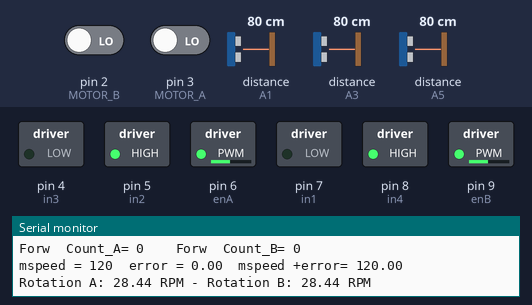
Bench run of a sketch on a simulated Arduino Uno, built with avr-gcc and run on an emulated ATmega328P. On the bench: switched loads named in the sketch (green lamp = pin HIGH), the last lines printed to the serial monitor. The test bench sets the inputs (shaded band); at power-on: pin 2 (MOTOR_B) LOW, pin 3 (MOTOR_A) LOW, distance to the obstacle (sensors on A3, A1, A5) 80 cm. The echo pulse lasts 58.3 µs per cm.

Above: at 2.2 s.
2.3 s: pin 2 (MOTOR_B) driven HIGH
At 2.46 s:
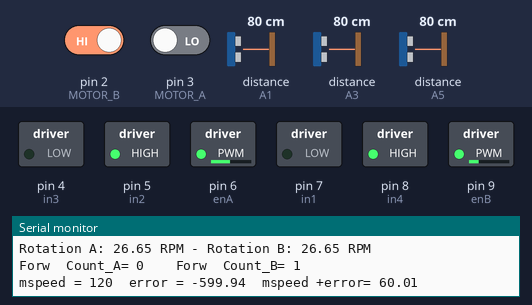
5.3 s: pin 3 (MOTOR_A) driven HIGH
At 5.48 s:
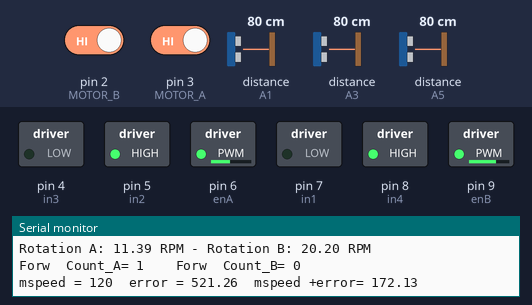
8.3 s: distance to the obstacle (sensor on A3) set to 23 cm
9.9 s: distance to the obstacle (sensor on A3) set to 19 cm
At 11.4 s:
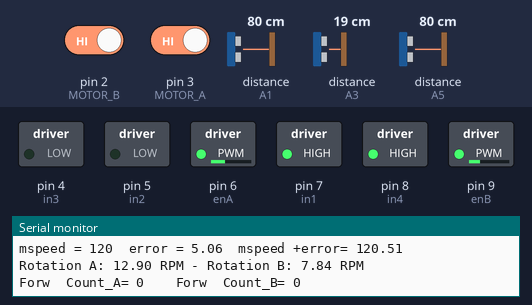
Timing chart, 0 to 12.9 s (numbered marks = the images above; inputs shaded):
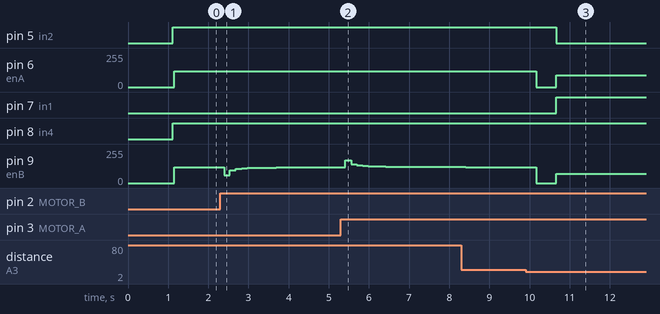

The sketch:

Robot_ultra_interupt_last_x_4.ino
```cpp
// Πρόγραμμα αυτόνομης κίνησης ρομπότ
#include <Servo.h>
#include <NewPing.h>
#include "TimerOne.h"
// Σύνδεση του LN298N με τα pin του Arduino
// Κινητήρας 1 - Motor Α (Δεξιός τροχός)
int enA = 6;
int in1 = 7;
int in2 = 5;
// Κινητήρας 2 – Motor B (Αριστερός τροχός)
int enB = 9;
int in3 = 4;
int in4 = 8;
//Ορισμός αντικειμένου κλασης Servo
Servo myservo;
int pin_out =1;
// Έλεγχος Αποστασιόμετρου
const int trigPinL = A0;
const int echoPinL = A1;
const int trigPinC = A2;
const int echoPinC = A3;
const int trigPinR = A4;
const int echoPinR = A5;
#define MaxDistance 2000
NewPing sonarL(trigPinL,echoPinL,MaxDistance);
NewPing sonarC(trigPinC,echoPinC,MaxDistance);
NewPing sonarR(trigPinR,echoPinR,MaxDistance);


long cm_dist_C;
long cm_dist_L;
long cm_dist_R;

// Constants for Interrupt Pins
// Change values if not using Arduino Uno

const byte MOTOR_B = 2;  // Motor 2 Interrupt Pin - INT 1 - Right Motor
const byte MOTOR_A = 3;  // Motor 1 Interrupt Pin - INT 0 - Left Motor

// Constant for steps in disk
const float stepcount = 20.00;  // 20 Slots in disk, change if different

// Constant for wheel diameter
const float wheeldiameter = 66.10; // Wheel diameter in millimeters, change if different

// Integers for pulse counters
volatile int counter_A = 0;
volatile int counter_B = 0;
volatile float time_a,time_b,time_a_old,time_b_old;
//volatile float error;
// Interrupt Service Routines

// Motor A pulse count ISR
void ISR_countA()
{
  counter_A++;// increment Motor A counter value counter_A = counter_A + 1
   time_a=millis();
}

// Motor B pulse count ISR
void ISR_countB()
{
  counter_B++;  // increment Motor B counter value
  time_b=millis();
}
// Function to convert from centimeters to steps
int CMtoSteps(float cm) {

  int result;  // Final calculation result
  float circumference = (wheeldiameter * 3.14) / 10; // Calculate wheel circumference in cm
  float cm_step = circumference / stepcount;  // CM per Step

  float f_result = cm / cm_step;  // Calculate result as a float
  result = (int) f_result; // Convert to an integer (note this is NOT rounded)

  return result;  // End and return result

}

// Function to Move Reverce
void MoveReverse(int steps, int mspeed)
{
   counter_A = 0;  //  reset counter A to zero
   counter_B = 0;  //  reset counter B to zero

   // Set Motor A forward
   digitalWrite(in1, HIGH);
   digitalWrite(in2, LOW);

   // Set Motor B forward
   digitalWrite(in3, HIGH);
   digitalWrite(in4, LOW);

   // Go Backwards orward until step value is reached
    while (steps > counter_A || steps > counter_B) {
   analogWrite(enA, mspeed*1.12);
   analogWrite(enB, mspeed*0.88);
    if (steps <= counter_A) {
    analogWrite(enA, 0);
    }

    if (steps <= counter_B) {
        analogWrite(enB, 0);
    }
    }

  // Stop when done
  analogWrite(enA, 0);
  analogWrite(enB, 0);
  Serial.print("Back  Count_A= ");
   Serial.print(counter_A);
   Serial.print("   Back  Count_B= ");
   Serial.print(counter_B);
   Serial.println();
  counter_A = 0;  //  reset counter A to zero
  counter_B = 0;  //  reset counter B to zero

}

// Function to Move in Forward
void MoveForward(int steps, int mspeed)
{
   counter_A = 0;  //  reset counter A to zero
   counter_B = 0;  //  reset counter B to zero
  float error=0;
  float rotationA;
  float rotationB;
   // Set Motor A reverse
  digitalWrite(in1, LOW);
  digitalWrite(in2, HIGH);

  // Set Motor B reverse
  digitalWrite(in3, LOW);
  digitalWrite(in4, HIGH);

   // Go in reverse until step value is reached
   delay(33);
   cm_dist_C=sonarC.ping_cm();
   analogWrite(enA, mspeed);
    analogWrite(enB, mspeed);
    delay(100);
   while ( cm_dist_C > 20||cm_dist_C == 0 ){
  /* analogWrite(enA, mspeed*1.12);// me idies taxythtew stribei aristera
   // gia na paei isia prepei o A na exei megaliteri timh apo to b
   //oso megalyteri h diafora stribei deksia
   analogWrite(enB, mspeed*.89);
   */
   time_a_old=time_a;
    time_b_old=time_b;
    delay(33);
   cm_dist_C=sonarC.ping_cm();

    rotationA = (1./(millis()-time_a_old)) * 60000.00;  // calculate RPM for Motor 1
    rotationB = (1./(millis()-time_b_old)) * 60000.00;  // calculate RPM for Motor 2
  error= rotationA-rotationB;

    analogWrite(enA, mspeed);
    analogWrite(enB, mspeed+error*.1);
    Serial.print("mspeed = ");
    Serial.print(mspeed);
    Serial.print("  error = ");
    Serial.print(error);
    Serial.print("  mspeed +error= ");
    Serial.print(mspeed+error*0.1);
    Serial.println();
    /*if (steps <= counter_A) {
    //analogWrite(enA, 0);
    time_a=millis();
    }

    if (steps <= counter_B) {
    //  analogWrite(enB, 0);
     time_b=millis();
    }*/


  Serial.print("Rotation A: ");
  Serial.print(rotationA);
  Serial.print(" RPM - ");
   Serial.print("Rotation B: ");

  Serial.print(rotationB);
  Serial.println(" RPM");
  // Stop when done

  //analogWrite(enA, 0);
 //analogWrite(enB, 0);
  Serial.print("Forw  Count_A= ");
   Serial.print(counter_A);
   Serial.print("    Forw  Count_B= ");
   Serial.print(counter_B);
   Serial.println();

 counter_A = 0;  //  reset counter A to zero ean ta exo frenarei kai paei diakekomena
  counter_B = 0;  //  reset counter B to zero
}


}

// Function to Spin Left
void SpinLeft(int steps, int mspeed)
{
   counter_A = 0;  //  reset counter A to zero
   counter_B = 0;  //  reset counter B to zero

   // Set Motor A reverse
  digitalWrite(in1, LOW);
  digitalWrite(in2, HIGH);

  // Set Motor B forward
  digitalWrite(in3, HIGH);
  digitalWrite(in4, LOW);

   // Go until step value is reached
   while (steps > counter_A || steps > counter_B) {
    analogWrite(enA, mspeed*1.12);
    analogWrite(enB, mspeed*0.88);
    if (steps <= counter_A) {
     analogWrite(enA, 0);
    }
    if (steps <= counter_B) {
    analogWrite(enB, 0);
    }
   }

  // Stop when done
  analogWrite(enA, 0);
  analogWrite(enB, 0);
  counter_A = 0;  //  reset counter A to zero
  counter_B = 0;  //  reset counter B to zero

}

// Function to Spin Right
void SpinRight(int steps, int mspeed)
{
   counter_A = 0;  //  reset counter A to zero
   counter_B = 0;  //  reset counter B to zero

   // Set Motor A forward
  digitalWrite(in1, HIGH);
  digitalWrite(in2, LOW);

  // Set Motor B reverse
  digitalWrite(in3, LOW);
  digitalWrite(in4, HIGH);

   // Go until step value is reached
    while (steps > counter_A || steps > counter_B) {
   analogWrite(enA, mspeed*1.12);
   analogWrite(enB, mspeed*0.88);
    if (steps <= counter_A) {
    analogWrite(enA, 0);
    }

    if (steps <= counter_B) {
        analogWrite(enB, 0);
    }
    }

  // Stop when done
  analogWrite(enA, 0);
  analogWrite(enB, 0);
  counter_A = 0;  //  reset counter A to zero
  counter_B = 0;  //  reset counter B to zero

}

/* TimerOne ISR
void ISR_timerone()
{
  Timer1.detachInterrupt();  // Stop the timer
  Serial.print("Motor Speed A: ");
  float rotationA = (counter_A/ stepcount) * 60.00;  // calculate RPM for Motor 1
  Serial.print(rotationA);
  Serial.print(" RPM - ");
  counter_A= 0;  //  reset counter to zero
  Serial.print("Motor Speed B: ");
  float rotationB = (counter_B / stepcount) * 60.00;  // calculate RPM for Motor 2
  Serial.print(rotationB);
  Serial.println(" RPM");
  counter_B = 0;  //  reset counter to zero
  Timer1.attachInterrupt( ISR_timerone );  // Enable the timer
}
*/

// Η συνάρτηση setup εκτελείται μία φορά κατά την έναρξη του προγράμματος
void setup() {
Serial.begin(9600);
// Attach the Interrupts to their ISR's
//Timer1.initialize(1000000); // set timer for 1sec
attachInterrupt(digitalPinToInterrupt (MOTOR_A), ISR_countA, RISING);  // Increase counter A when speed sensor pin goes High
attachInterrupt(digitalPinToInterrupt (MOTOR_B), ISR_countB, RISING);  // Increase counter B when speed sensor pin goes High
//Timer1.attachInterrupt( ISR_timerone ); // Enable the timer
//cm_dist_L_first=sonarL.ping_cm();


// Ορισμός όλων των pin ελέγχου των κινητήρων και του αποστασιόμετρου ως εξόδων
pinMode(enA, OUTPUT);
pinMode(enB, OUTPUT);
pinMode(in1, OUTPUT);
pinMode(in2, OUTPUT);
pinMode(in3, OUTPUT);
pinMode(in4, OUTPUT);
pinMode(trigPinL, OUTPUT);
pinMode(echoPinL, INPUT);
pinMode(trigPinC, OUTPUT);
pinMode(echoPinC, INPUT);
pinMode(trigPinR, OUTPUT);
pinMode(echoPinR, INPUT);
delay(1000);
}


// Η συνάρτηση loop εκτελείται συνέχεια ως ατέρμων βρόχος

void loop() {
  // put your main code here, to run repeatedly:
delay(33);
cm_dist_L=sonarL.ping_cm();
delay(33);
cm_dist_C=sonarC.ping_cm();
delay(33);
cm_dist_R=sonarR.ping_cm();


  if (cm_dist_C > 20||cm_dist_C == 0 )
      { MoveForward(4, 120);

       }
  else if ( 0<cm_dist_C <= 20 )
      { analogWrite(enA, 0);
        analogWrite(enB, 0);
        delay(500);
        SpinRight(10, 80);
      }

}
```

Measured:
- the behaviour switches between 21 and 20 cm on distance to the obstacle (sensor on A3) (found by bisection; images 2 and 3)
- after the input at 2.3 s, pin 9 (enB): 120/255 → 60/255 after 0.09 s, → 97/255 0.14 s later, → 106/255 0.14 s later, → 110/255 0.15 s later, … (11 changes in this stretch)
- after the input at 5.3 s, pin 9 (enB): 119/255 → 172/255 after 0.11 s, → 141/255 0.14 s later, → 133/255 0.14 s later, → 129/255 0.14 s later, … (10 changes in this stretch)
- after the input at 9.9 s, pin 5 (in2): HIGH → LOW after 0.77 s; pin 6 (enA): 120/255 → 0/255 after 0.27 s, → 89/255 0.50 s later; pin 7 (in1): LOW → HIGH after 0.77 s; pin 9 (enB): 120/255 → 0/255 after 0.27 s, → 70/255 0.50 s later
